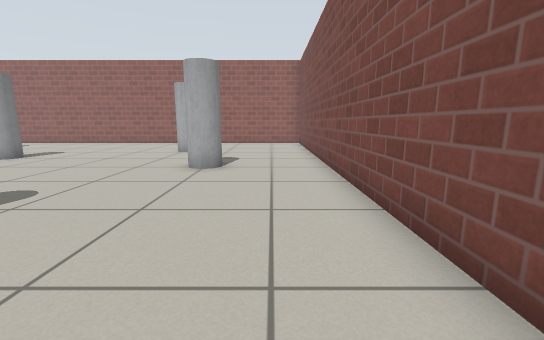
View 1 (above)

12 first-person views from a walk through a robot-simulator world made for Gazebo. The camera is 0.66 m above the floor, tilts 10° down and sees 90° across. The floor is counted in squares, 0.5 m on a side. Each view is taken from the middle of a square. On the plan, view 1 faces up. The plan holds only what a view shows up to about 13 squares ahead; the rest is blank. Gazebo's built-in surfaces are drawn with simple patterns.

View 2
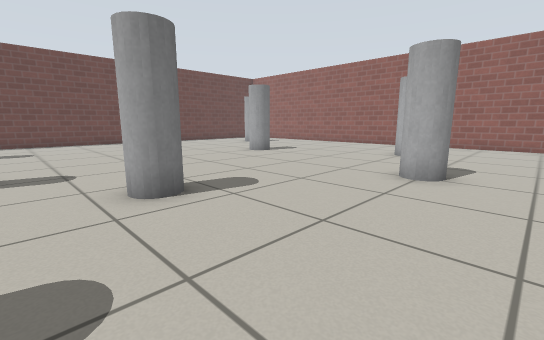

View 3
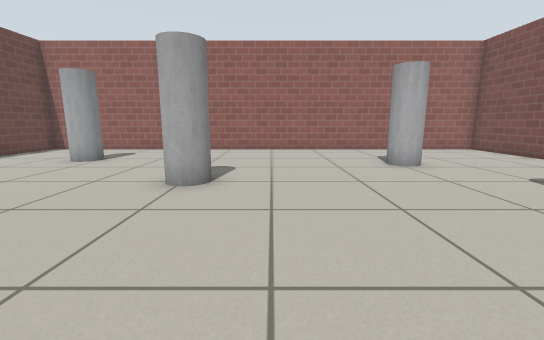

View 4
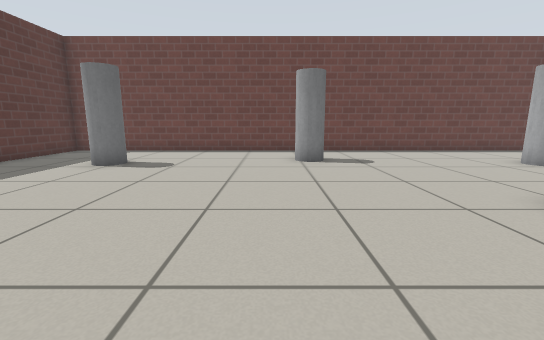

View 5
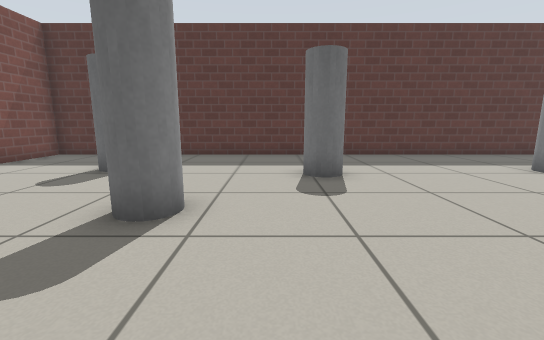

View 6
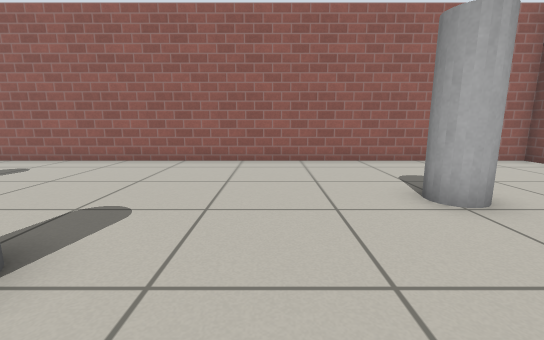

View 7
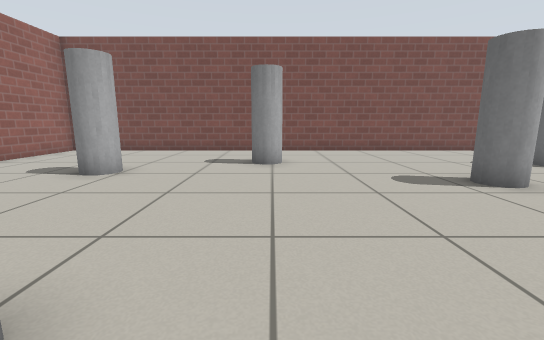

View 8
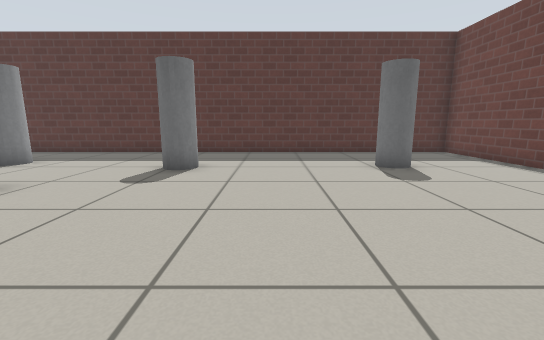

View 9
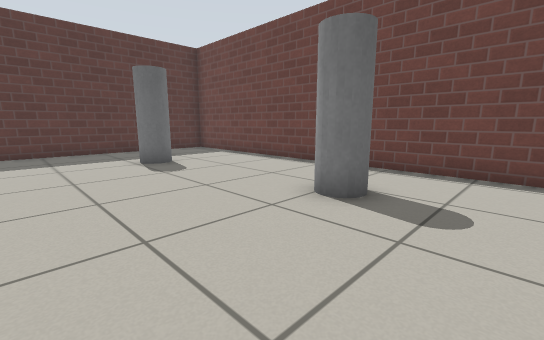

View 10
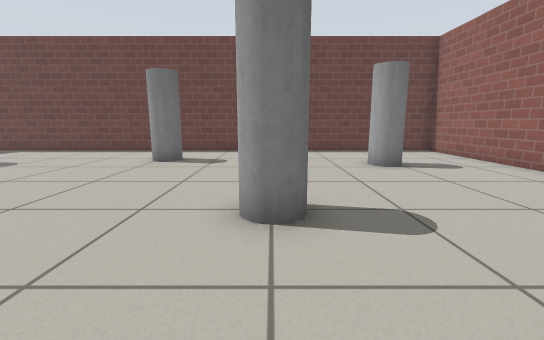

View 11
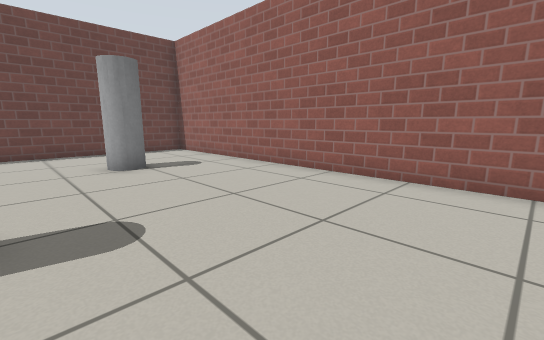

View 12
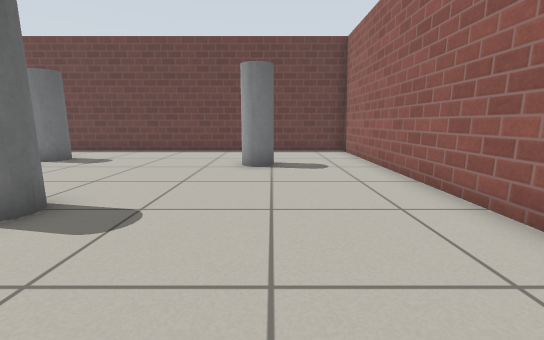

### Floor plan
Key: @ floor where view 1 was taken; # wall or solid block; . floor; P pillar.
Columns run from 19 left of view 1 to 2 right of it. Each row starts with its distance up from view 1.
 18 ######################
 17 #....................#
 16 #....................#
 15 #....................#
 14 #...PP...............#
 13 #....P.........P.....#
 12 #..............P.....#
 11 #....................#
 10 #........P...........#
  9 #....................#
  8 #................P...#
  7 #..P.................#
  6 #..PP................#
  5 #....................#
  4 #....................#
  3 #.............P......#
  2 #....................#
  1 #....................#
  0 #...PP....PP....P..@.#
 -1 #...............PP...#
 -2 #....................#
 -3 #....................#
 -4 ######################

Where each view was taken, in squares from view 1:
view 1: 0 up, 0 right, facing up
view 2: 1 up, 0 right, facing up-left
view 3: 4 up, 8 left, facing up
view 4: 5 up, 6 left, facing left
view 5: 7 up, 7 left, facing down
view 6: 8 up, 7 left, facing up
view 7: 8 up, 11 left, facing right
view 8: 8 up, 11 left, facing down
view 9: 9 up, 11 left, facing down-left
view 10: 10 up, 6 left, facing left
view 11: 11 up, 6 left, facing up-left
view 12: 14 up, 6 left, facing left
